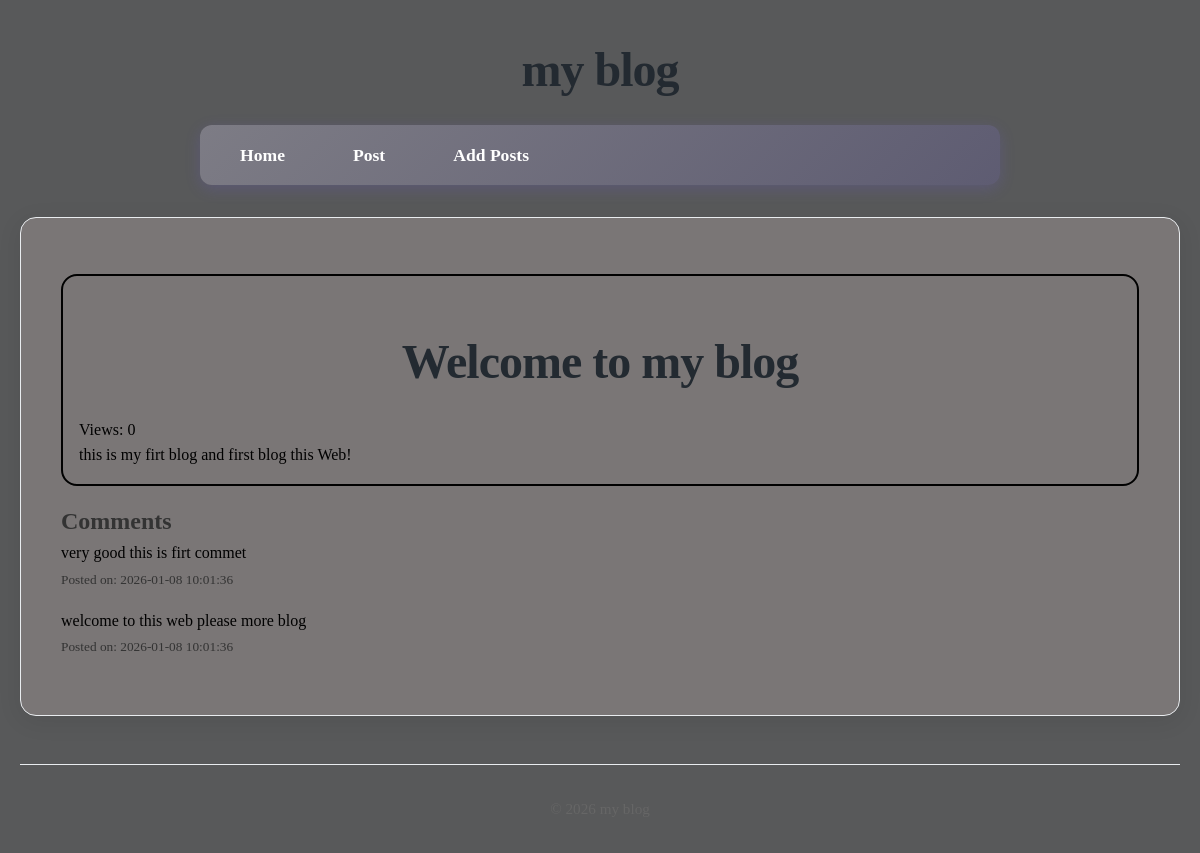
/post/1, run on an earlier commit of the app's database.
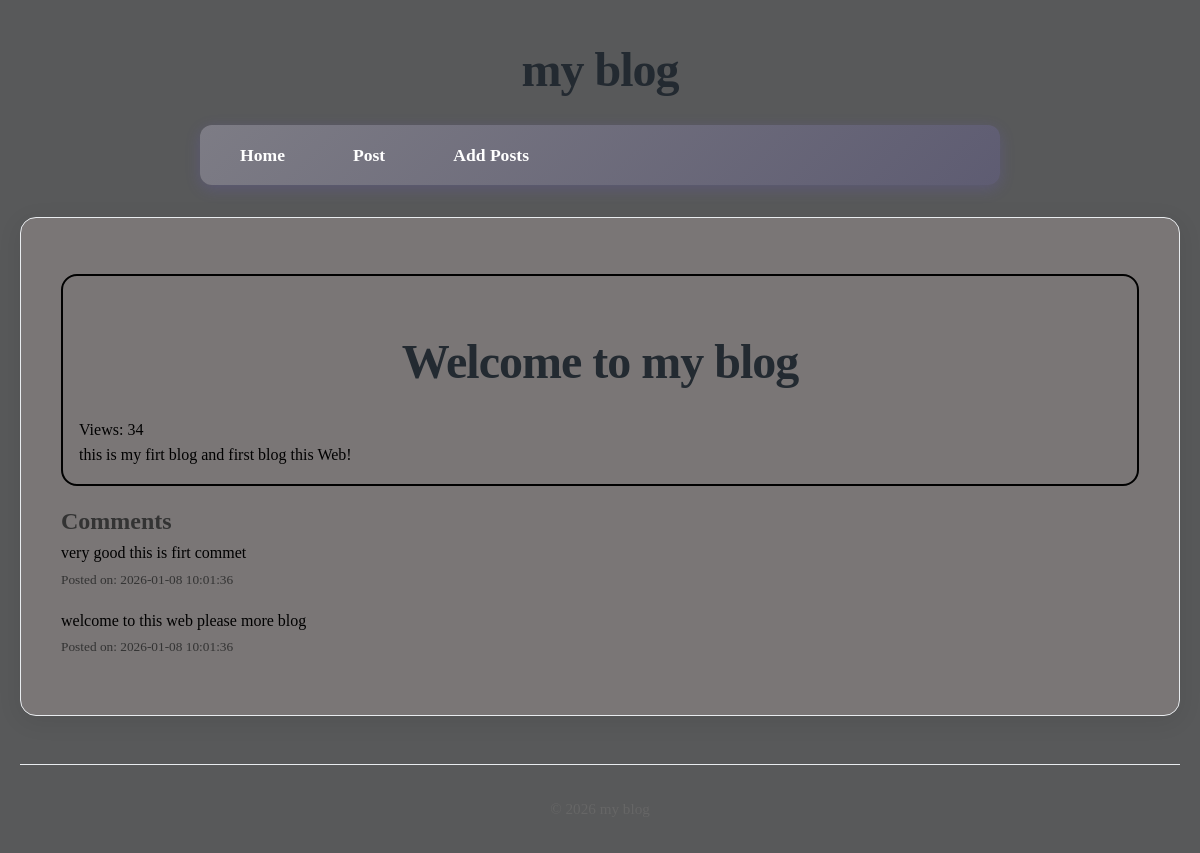
And on a later commit of the database.
### tables this page shows
CREATE TABLE posts(
    id INTEGER PRIMARY KEY AUTOINCREMENT,
    title TEXT NOT NULL,
    content TEXT NOT NULL,
    views INTEGER DEFAULT 0,
    user_id INTEGER NOT NULL,
    created_at DATETIME DEFAULT CURRENT_TIMESTAMP,
    FOREIGN KEY (user_id) REFERENCES users (id)
);

CREATE TABLE comments(
    id INTEGER PRIMARY KEY AUTOINCREMENT,
    content TEXT NOT NULL,
    user_id INTEGER NOT NULL,
    post_id INTEGER NOT NULL,
    created_at DATETIME DEFAULT CURRENT_TIMESTAMP,
    FOREIGN KEY (user_id) REFERENCES users (id),
    FOREIGN KEY (post_id) REFERENCES posts (id)
);

### core/Router.php (called while the page is built, shortened)
<?php
class Router{
    protected array $routes = [];
    public function add(string $method ,string $uri ,string $controller): void{
        $this->routes[] = [
            'method' => $method,
            'uri' => $uri,
            'controller' => $controller
        ];
    }
    public function dispatch(string $uri ,string $method): string{
        $route = $this->findRoute($uri , $method);
        [$controller , $action] = explode('@' , $route['controller']);
        return $this->callAction($controller , $action , $route['params']);
    }
    protected function findRoute(string $uri , string $method): ?array{
        foreach($this->routes as $route){
            $params = $this->matchRoute($route['uri'] , $uri);
            if($params !== null && $route['method'] === $method){
                return [...$route , 'params' => $params];
            }
        }
        return null;
    }
    protected function matchRoute(string $routeUri,string $requestUri): ?array{
        $routeSegments = explode('/', trim($routeUri,'/'));
        $requestSegments = explode('/', trim($requestUri,'/'));
        if(count($routeSegments) !== count($requestSegments)){
            return null;
        }
        $params = [];
        foreach($routeSegments as $index => $routeSegment){
            if(str_starts_with($routeSegment,'{') && str_ends_with($routeSegment,'}')){
                $params[trim($routeSegment,'{}')] = $requestSegments[$index];
            }elseif($routeSegment !== $requestSegments[$index]){
                return null;
            }
        }
        return $params;
    }
    protected function callAction(string $controller,string $action,array $params): string{
        return (new $controllerClass)->$action(... $params);
    }
}

### core/App.php (called while the page is built, shortened)
<?php
class App{
    protected static $container = [];
    public static function bind(string $key, mixed $value): void{
        static::$container[$key] = $value;
    }
    public static function get(string $key): mixed{
        return static::$container[$key];
    }
}

### core/Model.php (called while the page is built, shortened)
<?php
abstract class Model{
    protected static $table;
    public static function find(mixed $id): static | null{
        $db = App::get('database');
        return $db->fetch("SELECT * FROM " . static::$table . " WHERE id = ?" , [$id] , static::class);
    }
}

### core/DataBase.php (called while the page is built, shortened)
<?php
class DataBase{
    protected $pdo;
    public function __construct(array $config){
        try {
            $dsn = $this->createDsn($config);
            $username = $config['username'] ?? null;
            $password = $config['password'] ?? null;
            $options = $config['options'] ?? null;
            $this->pdo = new PDO($dsn , $username , $password , $options);
            $this->pdo->setAttribute(PDO::ATTR_ERRMODE,PDO::ERRMODE_EXCEPTION);
        } catch (PDOException $e) {
            throw new Exception("Could not connect to the database:" . $e);
        }
    }
    protected function createDsn(array $config): string{
        $driver = $config['driver'];
        $dbname = $config['dbname'];
        return match ($driver) {
            'sqlite' => "sqlite:$dbname",
            default => throw new Exception("Unsupported database driver: $driver") ,
        };
    }
    public function query(string $sql, array $params = []): PDOStatement{
        $stmt = $this->pdo->prepare($sql);
        $stmt->execute($params);
        return $stmt;
    }
    public function fetchAll(string $sql,array $params = [], ?string $classname = null): array{
        $stmt = $this->query($sql,$params);
        return $classname ? $stmt->fetchAll(PDO::FETCH_CLASS , $classname) : $stmt->fetchAll(PDO::FETCH_ASSOC);
    }
    public function fetch(string $sql, array $params = [] , ?string $classname = null): mixed{
        $stmt = $this->query($sql,$params);
        $stmt->setFetchMode($classname ? PDO::FETCH_CLASS : PDO::FETCH_ASSOC , $classname);
        return $stmt->fetch();
    }
}

### app/Controllers/PostController.php (called while the page is built, shortened)
<?php
class PostController{
    public function show($id){
       $post = Post::find($id);
       $comments = Comment::forPost($id);
       Post::incrementViews($id);
       return View::render(
        template: 'post/show',
        layout: 'layouts/main',
        data: ['post' => $post , 'comments' => $comments]
       );
    }
}

### app/Models/Comment.php (called while the page is built, shortened)
<?php
class Comment extends Model{
    public static function forPost($postId): array{
        $db = App::get('database');
        return $db->fetchAll(
            "SELECT * FROM comments WHERE post_id = ? ORDER BY created_at DESC ",
            [$postId],
            static::class
        );
    }
}

### app/Models/Post.php (called while the page is built, shortened)
<?php
class Post extends Model{
    public static function incrementViews($id): void{
        $db = App::get('database');
        $db->query(
            "UPDATE posts SET views = views + 1 WHERE id = ?",
            [$id]
        );
    }
}

### core/View.php (called while the page is built, shortened)
<?php
class View{
    public static function render(string $template , array $data = [] , $layout = null): string{
        $content = static::renderTemplate($template, $data);
        return static::renderLayout($layout , $data, $content);
    }
    protected static function renderTemplate(string $template , array $data):string{
        extract($data);
        $path = dirname(__DIR__) . "/app/Views/$template.php";
        require $path;
        return ob_get_clean();
    }
     protected static function renderLayout(?string $template , array $data, string $content):string{
        extract([...$data , 'content' =>$content]);
        $path = dirname(__DIR__) . "/app/Views/$template.php";
        require $path;
        return ob_get_clean();
    }
}

### app/Views/post/show.php (the view)
<article class="article-blog">
    <h1 class="title-blog"><?= htmlspecialchars($post->title); ?></h1>
    <p class="view-blog">Views: <?= $post->views ?></p>
    <p class="content-blog">
        <?= nl2br(htmlspecialchars($post->content)) ?>
    </p>
</article>
<section>
    <h2>Comments</h2>
    <?php foreach($comments as $comment): ?>
        <div class="div-comment">
            <p class="p-comment">
                <?= nl2br(htmlspecialchars($comment->content)) ?>
            </p>
            <small>Posted on: <?= $comment->created_at ?></small>
        </div>
    <?php endforeach; ?>
</section>

### public/index.php (shortened to what this page needs)
<?php
$router = new Router();
$uri = parse_url($_SERVER['REQUEST_URI'])['path'];
$method = $_SERVER['REQUEST_METHOD'];
echo $router->dispatch($uri,$method);

### app/Views/layouts/main.php (shortened to what this page needs)
<!DOCTYPE html>
<html lang="en">
<head>
    <link rel="stylesheet" href="/style-main.css" />
</head>
<body>
    <h1>my blog</h1>
    <nav>
        <a href="/">Home</a>
        <a href="/post/show.php">Post</a>
        <a href="/add-posts">Add Posts</a>
    </nav>
    <main>
        <section>
            <p><?=$content ?></p>
        </section>
    </main>
    <footer>
        <p> &copy; <?= date('Y') ?> my blog </p>
    </footer>
</body>
</html>

### public/style-main.css (style rules this page uses)
* { margin: 0; padding: 0; box-sizing: border-box; }
body { font-family: Cambria, Cochin, Georgia, Times, 'Times New Roman', serif; line-height: 1.6; color: #333; background-color: #58595a; max-width: 1200px; margin: 0 auto; padding: 0 20px; }
h1 { text-align: center; margin: 2rem 0 1rem; font-size: 3rem; color: #232a31; font-weight: 700; letter-spacing: -1px; }
h1::after { margin-left: 10px; }
nav { background: linear-gradient(135deg, #7d7c85 0%, #5e5c72 100%); padding: 1rem; border-radius: 12px; margin: 1rem auto 2rem; box-shadow: 0 4px 15px rgba(108, 92, 231, 0.2); max-width: 800px; }
nav a { color: white; text-decoration: none; font-weight: 600; padding: 0.8rem 1.5rem; margin: 0 0.5rem; border-radius: 8px; transition: all 0.3s ease; font-size: 1.1rem; }
nav a:first-child { margin-left: 0; }
main { background-color: rgb(122, 118, 118); padding: 2.5rem; border-radius: 16px; box-shadow: 0 5px 25px rgba(0, 0, 0, 0.08); margin-bottom: 3rem; min-height: 400px; border: 1px solid #e9ecef; }
footer { text-align: center; padding: 2rem; color: #666; border-top: 1px solid #e9ecef; margin-top: 2rem; font-size: 0.95rem; }
footer p { display: flex; align-items: center; justify-content: center; gap: 8px; }
article { margin-bottom: 1rem; margin-top: 1rem; padding: 1rem; border: 1px solid gray; border-radius: 1rem; transition: 300ms ease-in; }
body { animation: fadeIn 0.5s ease-out; }
a { color: #cac8df; transition: color 0.3s ease; }
main > * { transition: transform 0.2s ease; }
.div-comment { margin-bottom: 1rem; }
.p-comment { color: black; }
.article-blog { border: 2px solid black; color: black; }

What changed in the data, as far as the page shows it:
changed posts "Welcome to my blog": views "0" → "34"
